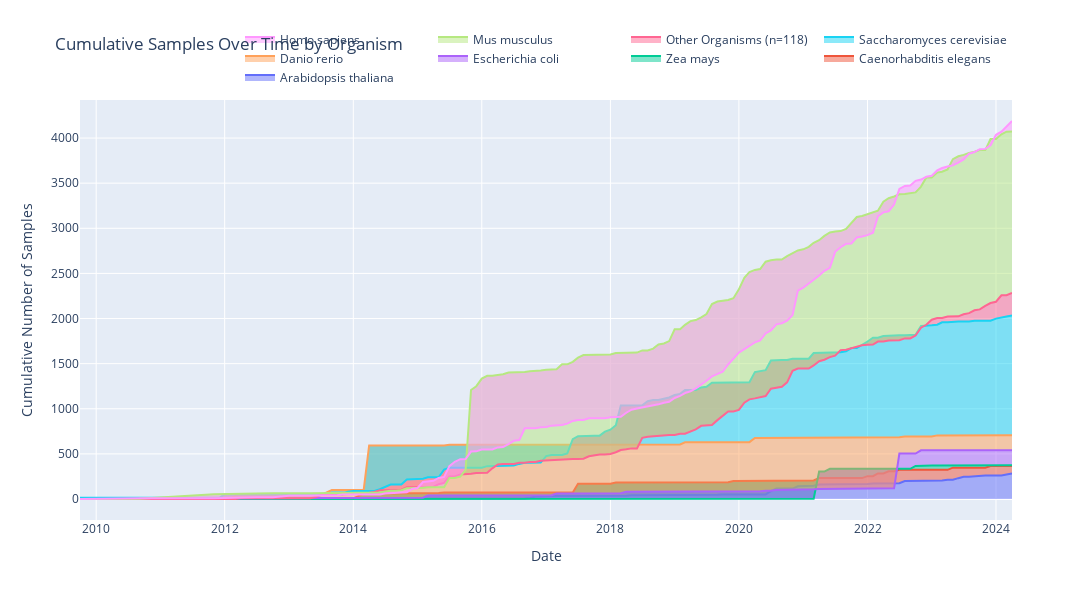

Source (notebook cell):
### Code cell
import plotly.graph_objs as go
from plotly.subplots import make_subplots

def generate_cumulative_entries_plot(df, organism_order):
    # Group the dataframe by date and organism, calculate the size, unstack, fill NaN with 0, and cumulatively sum
    cumsum_df = df.groupby(['Date', 'ScientificName']).size().unstack().fillna(0).cumsum()

    # Reindex the columns based on the organism order
    cumsum_df = cumsum_df.reindex(organism_order, axis=1)

    # Create a new figure with subplots
    fig = make_subplots(rows=1, cols=1)

    # Iterate over the organisms and add traces to the plot
    for organism in organism_order:
        fig.add_trace(go.Scatter(x=cumsum_df.index,
                                 y=cumsum_df[organism],
                                 mode='lines',
                                 name=organism,
                                 fill='tonexty'
                                 ), row=1, col=1)

    # Customize the layout
    fig.update_layout(
        title='Cumulative Samples Over Time by Organism',
        xaxis_title='Date',
        yaxis_title='Cumulative Number of Samples',
        # legend_title='Organism',
        legend=dict(orientation='h', yanchor='bottom', y=1.02, xanchor='right', x=1),
        height=600,
        width=1200
    )

    # Set the x-axis range to the date range in the data
    latest_date = df['Date'].max()
    fig.update_xaxes(range=[df['Date'].min(), latest_date])

    return fig

# Call the function with your dataframe and organism order
fig = generate_cumulative_entries_plot(df, organism_order)

# Display the plot
fig.show()

### Figure 1 — Plotly figure (JSON) as saved in the notebook; plotly's stock layout.template omitted (floating-point values rounded to 4 significant figures; data arrays with more than 128 entries replaced by an {"elided": "..."} marker saying what was removed)
{"data": [{"fill": "tonexty", "mode": "lines", "name": "Arabidopsis thaliana", "type": "scatter", "x": {"elided": "144 str values"}, "xaxis": "x", "y": {"elided": "144 int values"}, "yaxis": "y"}, {"fill": "tonexty", "mode": "lines", "name": "Caenorhabditis elegans", "type": "scatter", "x": {"elided": "144 str values"}, "xaxis": "x", "y": {"elided": "144 int values"}, "yaxis": "y"}, {"fill": "tonexty", "mode": "lines", "name": "Zea mays", "type": "scatter", "x": {"elided": "144 str values"}, "xaxis": "x", "y": {"elided": "144 int values"}, "yaxis": "y"}, {"fill": "tonexty", "mode": "lines", "name": "Escherichia coli", "type": "scatter", "x": {"elided": "144 str values"}, "xaxis": "x", "y": {"elided": "144 int values"}, "yaxis": "y"}, {"fill": "tonexty", "mode": "lines", "name": "Danio rerio", "type": "scatter", "x": {"elided": "144 str values"}, "xaxis": "x", "y": {"elided": "144 int values"}, "yaxis": "y"}, {"fill": "tonexty", "mode": "lines", "name": "Saccharomyces cerevisiae", "type": "scatter", "x": {"elided": "144 str values"}, "xaxis": "x", "y": {"elided": "144 int values"}, "yaxis": "y"}, {"fill": "tonexty", "mode": "lines", "name": "Other Organisms (n=118)", "type": "scatter", "x": {"elided": "144 str values"}, "xaxis": "x", "y": {"elided": "144 int values"}, "yaxis": "y"}, {"fill": "tonexty", "mode": "lines", "name": "Mus musculus", "type": "scatter", "x": {"elided": "144 str values"}, "xaxis": "x", "y": {"elided": "144 int values"}, "yaxis": "y"}, {"fill": "tonexty", "mode": "lines", "name": "Homo sapiens", "type": "scatter", "x": {"elided": "144 str values"}, "xaxis": "x", "y": {"elided": "144 int values"}, "yaxis": "y"}], "layout": {"height": 600, "legend": {"orientation": "h", "x": 1, "xanchor": "right", "y": 1.02, "yanchor": "bottom"}, "title": {"text": "Cumulative Samples Over Time by Organism"}, "width": 1200, "xaxis": {"anchor": "y", "domain": [0, 1], "range": ["2009-10-01T00:00:00", "2024-04-01T00:00:00"], "title": {"text": "Date"}}, "yaxis": {"anchor": "x", "domain": [0, 1], "title": {"text": "Cumulative Number of Samples"}}}}
